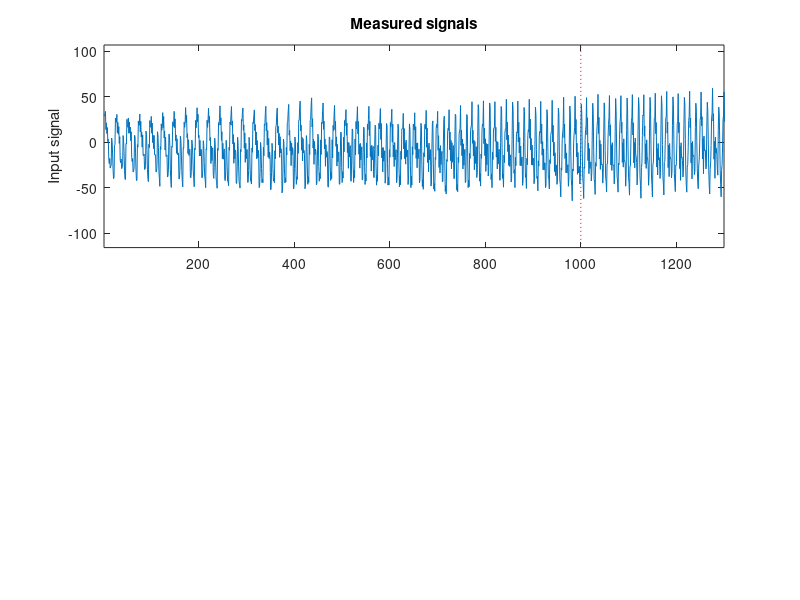

Recreate this plot in MATLAB. (Note: this script raises an error after producing the figure.)
%
% Time series analysis
% Lund University
%
% Example code 15: A bit more on BJ prediction (see also code 14).
%
% Reference: 
%   "An Introduction to Time Series Modeling", 4th ed, by Andreas Jakobsson
%   Studentlitteratur, 2021
%
clear; clc;
close all;
rng(0)                                          % Set the seed (just done for the lecture!)

extraN = 1000;
N      = 1300;
noLags = 30;
pstart = 1000;                                  % Determine where the validation data starts.

% Simulate some process (same as in code 14).
sX = 24;
A1 = [ 1 -1.8 0.82 ];
C1 = [ 1 0 -0.8 ];
A3 = conv( [ 1 zeros(1,sX-1) -1 ], [ 1 -0.4 ] );
C3 = [ 1 0.8 2.1 ];   
B  = [ 1.2 ];
A2 = 1;

% Generate the noise and the input signals.
z = filter( C1, A1, randn(N+extraN, 1) );
x = filter( C3, A3, randn(N+extraN, 1) );

% Form the output using the filtered input. Remove the initial samples.
y = filter( B, A2, x ) + z;
y = y(extraN:end);
x = x(extraN:end);
xM = x(1:pstart);
yM = y(1:pstart);

% Examine the data.
figure; 
subplot(211); 
plot( x );
line( [pstart pstart], [-1e6 1e6 ], 'Color','red','LineStyle',':' )
axis([1 N min(x)*1.8 max(x)*1.8])
ylabel('Input signal')
title('Measured signals')
legend('Input signal', 'Prediction starts','Location','SW')
subplot(212); 
plot( y ); 
line( [pstart pstart], [-1e6 1e6 ], 'Color','red','LineStyle',':' )
axis([1 N min(y)*1.5 max(y)*1.5])
ylabel('Output signal')
xlabel('Time')
legend('Output signal', 'Prediction starts','Location','SW')


%% Estimate the BJ model (this is the model we found in code 14).
diff_xM = filter([ 1 zeros(1,sX-1) -1 ], 1, xM);   diff_xM = diff_xM(sX+1:end);
inputModel   = estimateARMA( diff_xM, [ 1 1 1 ], [1 0 1 1], 'Differentiated input model', noLags );
inputModel.A = conv([1 zeros(1, sX-1) -1], inputModel.A);
[ foundModel, ey ] = estimateBJ( yM, xM, [1 0 1], [1 1 1], [1], [1], 'Final BJ model', noLags );
ex = filter( inputModel.A, inputModel.C, xM );
var_ex = var( ex(100:pstart));
var_ey = var( ey(100:pstart));


%% Lets try to predict the future, as if it was not known.
% Predict the future values, i.e., form the prediction for k=1, 2, 3, ...
kMax    = 20;                                 % How far ahead do we wish to predict. 
pred_yk = x(1:pstart-1);                      % This is the predicted yt vector; it is known up to the start of the prediction.
pred_xk = y(1:pstart-1);                      % This is the predicted xt vector; it is known up to the start of the prediction.
var_yk  = zeros(pstart,1);                    % This is the variance of the y prediction; the variance is zero up to the start of the prediction.
var_xk  = zeros(pstart,1);                    % This is the variance of the x prediction; the variance is zero up to the start of the prediction.

KA = conv( foundModel.D, foundModel.F );
KB = conv( foundModel.D, foundModel.B );
KC = conv( foundModel.F, foundModel.C );    

lC3 = length(inputModel.C);
lKC = length(KC);

for k=1:kMax
    % Compute the prediction polynomials for the input signal.
    [Fx, Gx] = polydiv( inputModel.C, inputModel.A, k ); 

    % Compute the prediction polynomials for the output signal.
    [Fy, Gy]   = polydiv( foundModel.C, foundModel.D, k );
    [Fhh, Ghh] = polydiv( conv(Fy, KB), KC, k );

    % Predict the input signal.
    pred_xk(pstart-1+k) = Gx*x(pstart-1+k:-1:pstart+k-length(Gx)) - ... % G x_t
        inputModel.C(2:end)*pred_yk(pstart+k-2:-1:pstart+k-lC3);        % All but the first term of C3 \hat{x}_{t+k|t}.

    % Predict the output signal.
    FhhKC = conv( Fhh, KC );
    pred_yk(pstart-1+k) = ...
        FhhKC*pred_xk(pstart-1+k:-1:pstart+k-length(FhhKC)) + ...       % KC * \hat\hat{F} \hat{x}_{t+k | t }
        Ghh*x(pstart-1+k:-1:pstart+k-length(Ghh) ) + ...                % \hat\hat{G} x_t 
        Gy*y(pstart-1+k:-1:pstart+k-length(Gy)) - ...                   % Gy y_t. 
        KC(2:end)*pred_yk(pstart+k-2:-1:pstart+k-lKC);                  % All but the first term of KC \hat{y}_{t+k|t}.

    % The theorerical variances.
    var_xk(pstart-1+k) = sum(Fx.^2)*var_ex;
    var_yk(pstart-1+k) = sum(Fy.^2)*var_ey + sum(Fhh.^2)*var_xk(pstart-1+k);
end


% Plot the output prediction and compare to the validation data.
f1 = figure;
indV = pstart:pstart+kMax-1;
plot( [y(1:pstart+kMax-1)])
xlim([pstart-30 pstart+kMax])
hold on
plot( indV, pred_yk(indV) )
indV = pstart-1:pstart+kMax-1;
plot( indV, pred_yk(indV) + 2*sqrt(var_yk(indV)),'b:' )
plot( indV, pred_yk(indV) - 2*sqrt(var_yk(indV)),'b:' )
figProp = get(f1);
line( [pstart pstart], figProp.CurrentAxes.YLim, 'Color', 'red', 'LineStyle', ':' )
hold off
legend('Output data', 'Predicted output', 'Prediction starts','Location','NW')
title( 'Predictng the output for k=1, 2, ...')
xlabel('Time')


%% Plot the theoretical output variance.
f2 = figure;
plot(indV-pstart+1, var_yk(indV) )
hold on
plot(indV-pstart+1, var_xk(indV) )
hold off
figProp = get(f2);
line( [1 1], figProp.CurrentAxes.YLim, 'Color','red','LineStyle',':' )
xlim([-4 kMax])
title('Theoretical k-step prediction variance')
xlabel('k')
ylabel('Variance')
legend('Variance output prediction', 'Variance input prediction', 'Prediction starts', 'Location', 'SE')
